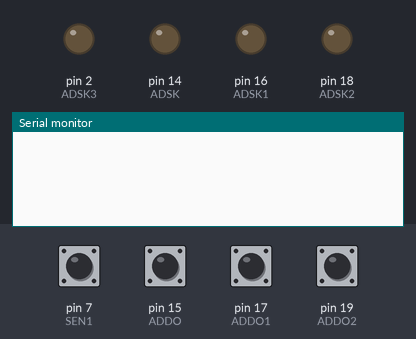
Recording of a sketch running on a simulated Arduino Uno, built with avr-gcc and run on an emulated ATmega328P. Parts: output pins drawn as LEDs (lit = HIGH), the last lines printed to the serial monitor. Inputs (shaded band) come from the test bench; at power-on: pin 7 (SEN1), pin 15 (ADDO), pin 17 (ADDO1), pin 19 (ADDO2) HIGH.

Above: at 1.2 s.
1.3 s: pin 15 (ADDO) pulled LOW for 0.15 s
At 2.2 s:
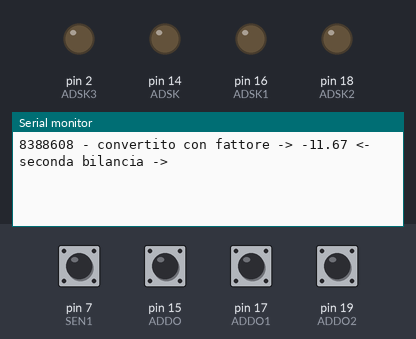
2.9 s: pin 17 (ADDO1) pulled LOW for 0.15 s
At 3.4 s:
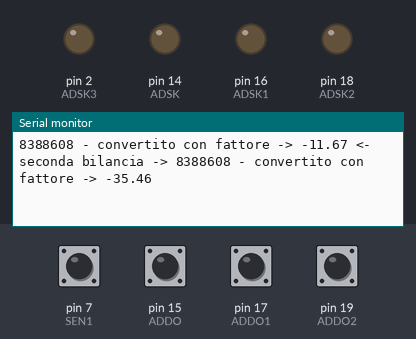

Measured:
- after the input at 1.3 s, the serial monitor: prints a new line at once (image 1)
- after the input at 2.9 s, the serial monitor: prints a new line at once (image 2)

The sketch:

BilanciaLucio.ino
```cpp
/*
      Teste de função em C para funcionamento do CI HX711

      Conversor AD para célula de carga


      Eng. Wagner Rambo
      Outubro de 2016

	  resistenze da 1Kh tra E+ ed A+ e tra E- ed A+
	  la bilacia va collegata 	Bianco	su E+
								Nero 	su E-
								Rosso	su A-
	  HX711 a parte massa e +5  va collegata in qualsiasi pin digitale
*/

// --- Mapeamento de Hardware ---
#define  ADDO  15   //Data Out
#define  ADSK  14    //SCK
#define  ADDO1  17   //Data Out
#define  ADSK1  16    //SCK
#define  ADDO2  19   //Data Out
#define  ADSK2  18    //SCK
#define  ADDO3  3   //Data Out
#define  ADSK3  2    //SCK

#define  SEN1  7   //Data Out


// --- Protótipo das Funções Auxiliares ---
unsigned long ReadCount(); //conversão AD do HX711


// --- Variáveis Globais ---
unsigned long convert;


// --- Configurações Iniciais ---
void setup()
{
   pinMode(ADDO, INPUT_PULLUP);   //entrada para receber DT
   pinMode(ADSK, OUTPUT);         //saída para SCK
   pinMode(ADDO1, INPUT_PULLUP);   //entrada para receber os dados
   pinMode(ADSK1, OUTPUT);         //saída para SCK
   pinMode(ADDO2, INPUT_PULLUP);   //entrada para receber os dados
   pinMode(ADSK2, OUTPUT);         //saída para SCK
   pinMode(ADDO3, INPUT_PULLUP);   //entrada para receber os dados
   pinMode(ADSK3, OUTPUT);         //saída para SCK

   pinMode(SEN1, INPUT_PULLUP);   //1' sensore

   Serial.begin(9600);
} //end setup


// --- Loop Infinito ---
void loop()
{
	if (!digitalRead(SEN1))
		Serial.println("Tasto premuto");

  float conv =39462.6667;     // Valore dichiarato diviso peso conosciuto
  float tara =8849313;        // valore dichiarato senza nessun peso diciamo in condizioni di riposo

  convert = ReadCount();

  Serial.print(convert);
  Serial.print(" - convertito con fattore -> ");
  Serial.print((convert -tara) /conv);

  Serial.print(" <- seconda bilancia -> ");

  conv = -44673.33;
  tara =6804645;

  convert = ReadCount1();

  Serial.print(convert);
  Serial.print(" - convertito con fattore -> ");
  Serial.println((convert -tara) /conv);

   delay(1000);
  conv = 1;
  tara =10536902;

  convert = ReadCount2();

  Serial.print(convert);
  Serial.print(" - convertito con fattore -> ");
  Serial.print((convert -tara) /conv);
  Serial.print(" <- terza bil- quarta-> ");

  conv = -020667;
  tara =6814522;

  convert = ReadCount3();

  Serial.print(convert);
  Serial.print(" - convertito con fattore -> ");
  Serial.println((convert -tara) /conv);

  delay(2000);


} //end loop


// --- Funções ---
unsigned long ReadCount()
{
  unsigned long Count = 0;
  unsigned char i;

  digitalWrite(ADSK, LOW);

  while(digitalRead(ADDO));

  for(i=0;i<24;i++)
  {
     digitalWrite(ADSK, HIGH);
     Count = Count << 1;
     digitalWrite(ADSK, LOW);
     if(digitalRead(ADDO)) Count++;

  } //end for

  digitalWrite(ADSK, HIGH);
  Count = Count^0x800000;
  digitalWrite(ADSK, LOW);

  return(Count);


} //end ReadCount

// --- Funções ---
unsigned long ReadCount1()
{
  unsigned long Count = 0;
  unsigned char i;

  digitalWrite(ADSK1, LOW);

  while(digitalRead(ADDO1));

  for(i=0;i<24;i++)
  {
     digitalWrite(ADSK1, HIGH);
     Count = Count << 1;
     digitalWrite(ADSK1, LOW);
     if(digitalRead(ADDO1)) Count++;

  } //end for

  digitalWrite(ADSK1, HIGH);
  Count = Count^0x800000;
  digitalWrite(ADSK1, LOW);

  return(Count);


} //end ReadCount
// --- Funções ---
unsigned long ReadCount2()
{
  unsigned long Count = 0;
  unsigned char i;

  digitalWrite(ADSK2, LOW);

  while(digitalRead(ADDO2));

  for(i=0;i<24;i++)
  {
     digitalWrite(ADSK2, HIGH);
     Count = Count << 1;
     digitalWrite(ADSK2, LOW);
     if(digitalRead(ADDO2)) Count++;

  } //end for

  digitalWrite(ADSK2, HIGH);
  Count = Count^0x800000;
  digitalWrite(ADSK2, LOW);

  return(Count);


} //end ReadCount
// --- Funções ---
unsigned long ReadCount3()
{
  unsigned long Count = 0;
  unsigned char i;

  digitalWrite(ADSK3, LOW);

  while(digitalRead(ADDO3));

  for(i=0;i<24;i++)
  {
     digitalWrite(ADSK3, HIGH);
     Count = Count << 1;
     digitalWrite(ADSK3, LOW);
     if(digitalRead(ADDO3)) Count++;

  } //end for

  digitalWrite(ADSK3, HIGH);
  Count = Count^0x800000;
  digitalWrite(ADSK3, LOW);

  return(Count);


} //end ReadCount
```
